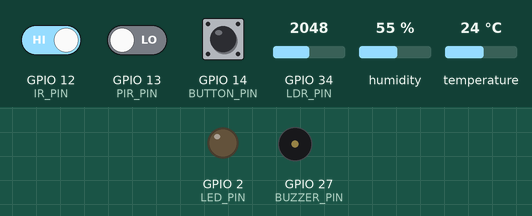
Simulated run of this sketch. Board: ESP32. Shown: output pins drawn as LEDs (lit = HIGH), buzzer (waves = sounding, pin HIGH). Inputs (shaded band) come from the test bench; at power-on: GPIO 12 (IR_PIN) HIGH, GPIO 34 (LDR_PIN) = 2048, GPIO 13 (PIR_PIN) LOW, GPIO 14 (BUTTON_PIN) HIGH, humidity 55 %, temperature 24 °C. WiFi joins after 1.5 s; servers stay silent unless stated; what the sketch prints to the serial monitor is not drawn.

Above: at 2.7 s.
2.8 s: GPIO 12 (IR_PIN) driven LOW
16.8 s: GPIO 12 (IR_PIN) driven HIGH
At 18.6 s:
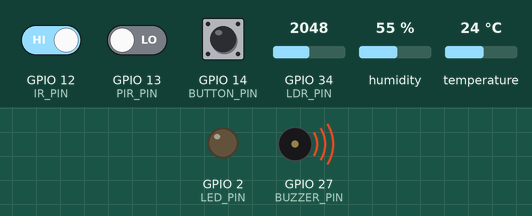
30.8 s: GPIO 34 (LDR_PIN) set to 548
42.2 s: GPIO 34 (LDR_PIN) set to 477
At 49.6 s:
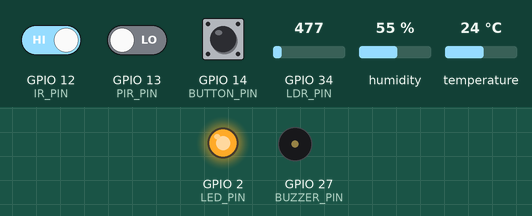
53.6 s: GPIO 34 (LDR_PIN) set to 540
At 64.9 s:
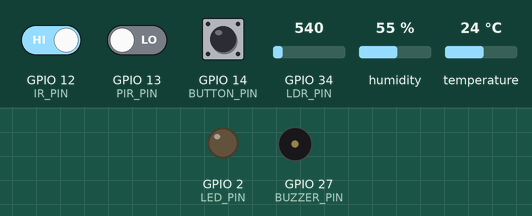
Timing chart, 0 to 66.0 s (numbered marks = the images above; inputs shaded):
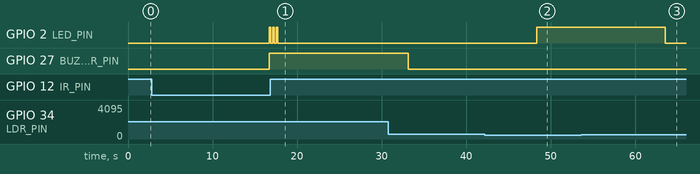

Measured:
- the behaviour switches between 500 and 499 on GPIO 34 (LDR_PIN) (found by bisection; images 1 and 2)
- after the input at 2.8 s, GPIO 2 (LED_PIN), GPIO 27 (BUZZER_PIN): LOW → HIGH after 13.9 s
- after the input at 42.2 s, GPIO 2 (LED_PIN): LOW → HIGH after 6.1 s
- after the input at 53.6 s, GPIO 2 (LED_PIN): HIGH → LOW after 9.9 s

The sketch:

main.ino
```cpp
#include <WiFi.h>
#include "DHT.h"

// WiFi
const char* ssid = "Wokwi-GUEST";
const char* password = "";

// ThingSpeak
String apiKey = "80V2CHCVQ12O3X57";
const char* server = "api.thingspeak.com";

// Pins
#define DHTPIN 4
#define DHTTYPE DHT22
#define PIR_PIN 13
#define IR_PIN 12
#define LDR_PIN 34
#define LED_PIN 2
#define BUTTON_PIN 14
#define BUZZER_PIN 27

DHT dht(DHTPIN, DHTTYPE);
WiFiClient client;

void setup() {
  Serial.begin(115200);

  pinMode(PIR_PIN, INPUT);
  pinMode(IR_PIN, INPUT);
  pinMode(LDR_PIN, INPUT);
  pinMode(LED_PIN, OUTPUT);
  pinMode(BUTTON_PIN, INPUT_PULLUP);
  pinMode(BUZZER_PIN, OUTPUT);

  dht.begin();

  WiFi.begin(ssid, password);
  Serial.print("Connecting WiFi");
  while (WiFi.status() != WL_CONNECTED) {
    delay(500);
    Serial.print(".");
  }
  Serial.println(" Connected!");
}

void loop() {

  float temp = dht.readTemperature();
  int pir = digitalRead(PIR_PIN);
  int ir = digitalRead(IR_PIN);
  int ldr = analogRead(LDR_PIN);
  int button = digitalRead(BUTTON_PIN);

  Serial.println("Temp: " + String(temp));
  Serial.println("PIR: " + String(pir));
  Serial.println("IR: " + String(ir));
  Serial.println("LDR: " + String(ldr));

  // Light control
  if (ldr < 500 || pir == HIGH) {
    digitalWrite(LED_PIN, HIGH);
  } else {
    digitalWrite(LED_PIN, LOW);
  }

  // Intrusion alert (IR)
  if (ir == LOW) {
    digitalWrite(BUZZER_PIN, HIGH);
    for (int i = 0; i < 3; i++) {
      digitalWrite(LED_PIN, HIGH);
      delay(200);
      digitalWrite(LED_PIN, LOW);
      delay(200);
    }
  } else {
    digitalWrite(BUZZER_PIN, LOW);
  }

  // Emergency button
  if (button == LOW) {
    digitalWrite(BUZZER_PIN, HIGH);
    digitalWrite(LED_PIN, HIGH);
    delay(1000);
    digitalWrite(BUZZER_PIN, LOW);
  }

  // Send to ThingSpeak
  if (client.connect(server, 80)) {
    String url = "/update?api_key=" + apiKey +
                 "&field1=" + String(temp) +
                 "&field2=" + String(pir) +
                 "&field3=" + String(ldr);

    client.print(String("GET ") + url + " HTTP/1.1\r\n" +
                 "Host: " + server + "\r\n" +
                 "Connection: close\r\n\r\n");
  }

  delay(15000);
}
```
